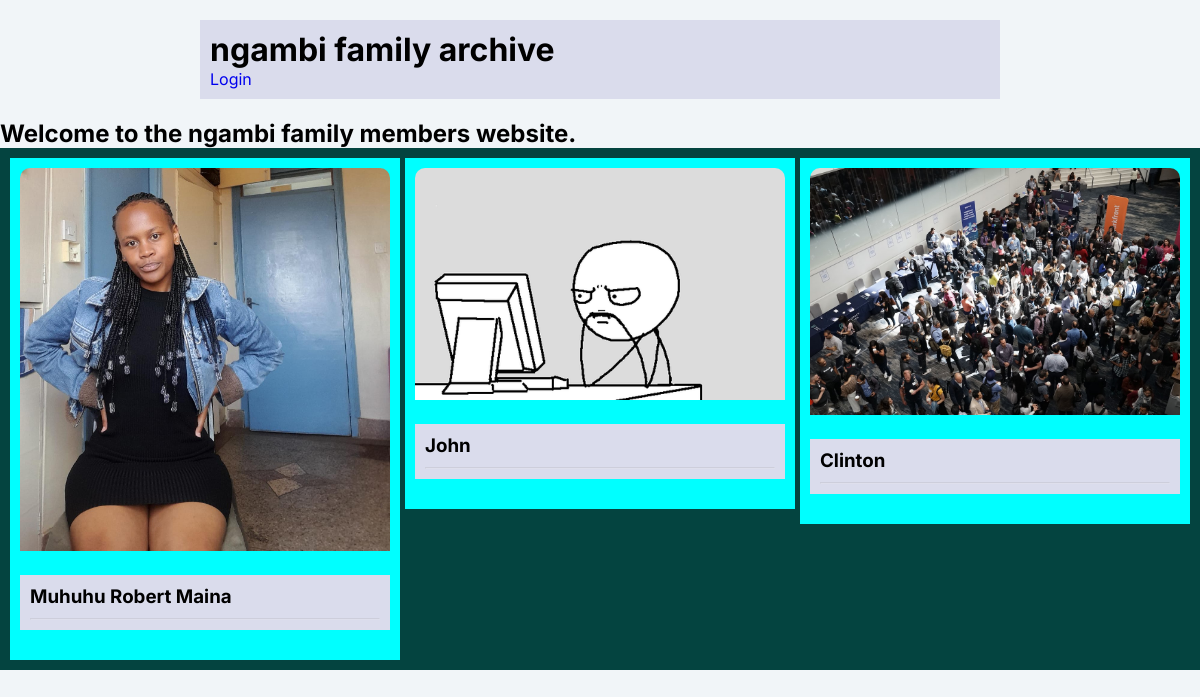
The page / on the database its author committed.
### family_tree/models.py (models this page shows, shortened)
class FamilyMember(models.Model):
    name = models.CharField(max_length=100)
    photo = models.ImageField(upload_to='family_photos/')
    parent = models.CharField(max_length=100)
    siblings = models.ManyToManyField('self', blank=True)
    children = models.CharField(max_length=100)
    dob = models.DateField(default='')
    email = models.EmailField(default='')
    phone = models.CharField(max_length=100, default='')
    password = models.CharField(max_length=100)
    dead = models.BooleanField(default=False)

### family_tree/views.py (the view)
# urls.py: path('', home_base_view, name="home_base"),
def home_base_view(request):
    family_members = FamilyMember.objects.all()[:3]
    context = {'family_members': family_members}
    return render(request, "homy.html", context)

### templates/homy.html (shortened to what this page needs)
{% extends 'base.html' %}
{% block content %}
{% load static %}
<!DOCTYPE html>
<html>
<head>
    <link rel="stylesheet" href="/static/css/tree.css">
    <link rel="stylesheet" type="text/css" href="{% static 'css/homy.css' %}"/>
</head>
<body>
    <header>
        <div class="container">
            <h1>ngambi family archive</h1>
            <nav>
                <ul>
                    <li><a href="/login/">Login</a></li>
                </ul>
            </nav>
        </div>
    </header>
    <h2>Welcome to the ngambi family members website.</h2>
    <div class="grid-container">
            {% for member in family_members %}
            <div class="grid-item">
            <div class="card">
                <img src="{{ member.photo.url }}" alt="Avatar" style="width:100%">
                <div class="container">
                    <h3><b>{{ member.name }}</b></h3>
                    <hr style="opacity: 0.2">
                </div>
            </div>
            </div>
            {% endfor %}
    </div>
</body>
</html>
{% endblock %}

### static/css/styles.css (style rules this page uses)
* { margin: 0; padding: 0; box-sizing: border-box; list-style: none; text-decoration: none; font-family: 'Inter', sans-serif; }
body { background-color: #F1F5F8; }

### static/css/tree.css (style rules this page uses)
* { margin: 0; padding: 0; box-sizing: border-box; list-style: none; text-decoration: none; font-family: 'Inter', sans-serif; }
body { background-color: #F1F5F8; }
.card { background-color: #00ffff; padding: 10px; }
.grid-container { background-color: #044440; display: grid; grid-template-columns: 1fr 1fr 1fr; grid-gap: 5px; }
img { border-radius: 10px 10px 0 0; }
.container { padding: 16px 16px; }
.container h3 { margin-bottom: 10px; }

### static/css/homy.css (style rules this page uses)
.container { background-color: hsl(231, 33%, 89%); max-width: 800px; margin: 20px auto; padding: 10px; }
.grid-container { background-color: #044440; display: grid; grid-template-columns: 1fr 1fr 1fr; grid-gap: 5px; padding: 10px; }

### rows shown on the page
FamilyMember: photo (picture), name "Muhuhu Robert Maina"
FamilyMember: photo (picture), name "John"
FamilyMember: photo (picture), name "Clinton"
